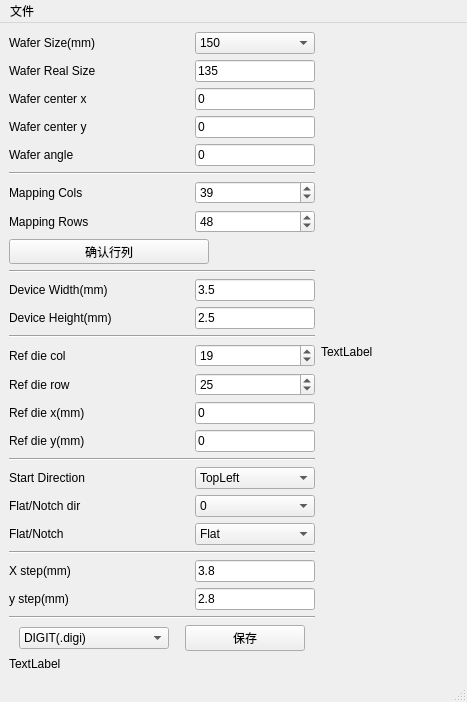
<?xml version="1.0" encoding="UTF-8"?>
<ui version="4.0">
 <class>MainWindow</class>
 <widget class="QMainWindow" name="MainWindow">
  <property name="geometry">
   <rect>
    <x>0</x>
    <y>0</y>
    <width>467</width>
    <height>670</height>
   </rect>
  </property>
  <property name="windowTitle">
   <string>MainWindow</string>
  </property>
  <widget class="QWidget" name="centralwidget">
   <layout class="QGridLayout" name="gridLayout">
    <item row="0" column="0">
     <layout class="QHBoxLayout" name="horizontalLayout">
      <item>
       <layout class="QVBoxLayout" name="verticalLayout_2">
        <property name="sizeConstraint">
         <enum>QLayout::SetDefaultConstraint</enum>
        </property>
        <item>
         <layout class="QHBoxLayout" name="horizontalLayout_4">
          <property name="sizeConstraint">
           <enum>QLayout::SetMinimumSize</enum>
          </property>
          <item>
           <widget class="QLabel" name="label_3">
            <property name="minimumSize">
             <size>
              <width>150</width>
              <height>0</height>
             </size>
            </property>
            <property name="maximumSize">
             <size>
              <width>180</width>
              <height>16777215</height>
             </size>
            </property>
            <property name="text">
             <string>Wafer Size(mm)</string>
            </property>
           </widget>
          </item>
          <item>
           <widget class="QComboBox" name="comboBox_waferSize">
            <property name="maximumSize">
             <size>
              <width>120</width>
              <height>16777215</height>
             </size>
            </property>
            <property name="currentIndex">
             <number>4</number>
            </property>
            <item>
             <property name="text">
              <string>50.8</string>
             </property>
            </item>
            <item>
             <property name="text">
              <string>76.2</string>
             </property>
            </item>
            <item>
             <property name="text">
              <string>100</string>
             </property>
            </item>
            <item>
             <property name="text">
              <string>125</string>
             </property>
            </item>
            <item>
             <property name="text">
              <string>150</string>
             </property>
            </item>
            <item>
             <property name="text">
              <string>200</string>
             </property>
            </item>
            <item>
             <property name="text">
              <string>300</string>
             </property>
            </item>
            <item>
             <property name="text">
              <string>450</string>
             </property>
            </item>
           </widget>
          </item>
         </layout>
        </item>
        <item>
         <layout class="QHBoxLayout" name="horizontalLayout_15">
          <item>
           <widget class="QLabel" name="label_14">
            <property name="minimumSize">
             <size>
              <width>150</width>
              <height>0</height>
             </size>
            </property>
            <property name="maximumSize">
             <size>
              <width>180</width>
              <height>16777215</height>
             </size>
            </property>
            <property name="text">
             <string>Wafer Real Size</string>
            </property>
           </widget>
          </item>
          <item>
           <widget class="QLineEdit" name="lineEdit_realSize">
            <property name="maximumSize">
             <size>
              <width>120</width>
              <height>16777215</height>
             </size>
            </property>
            <property name="text">
             <string>135</string>
            </property>
           </widget>
          </item>
         </layout>
        </item>
        <item>
         <layout class="QHBoxLayout" name="horizontalLayout_19">
          <item>
           <widget class="QLabel" name="label_18">
            <property name="minimumSize">
             <size>
              <width>150</width>
              <height>0</height>
             </size>
            </property>
            <property name="maximumSize">
             <size>
              <width>180</width>
              <height>16777215</height>
             </size>
            </property>
            <property name="text">
             <string>Wafer center x</string>
            </property>
           </widget>
          </item>
          <item>
           <widget class="QLineEdit" name="lineEdit_centerX">
            <property name="maximumSize">
             <size>
              <width>120</width>
              <height>16777215</height>
             </size>
            </property>
            <property name="text">
             <string>0</string>
            </property>
           </widget>
          </item>
         </layout>
        </item>
        <item>
         <layout class="QHBoxLayout" name="horizontalLayout_18">
          <item>
           <widget class="QLabel" name="label_17">
            <property name="minimumSize">
             <size>
              <width>150</width>
              <height>0</height>
             </size>
            </property>
            <property name="maximumSize">
             <size>
              <width>180</width>
              <height>16777215</height>
             </size>
            </property>
            <property name="text">
             <string>Wafer center y</string>
            </property>
           </widget>
          </item>
          <item>
           <widget class="QLineEdit" name="lineEdit_centerY">
            <property name="maximumSize">
             <size>
              <width>120</width>
              <height>16777215</height>
             </size>
            </property>
            <property name="text">
             <string>0</string>
            </property>
           </widget>
          </item>
         </layout>
        </item>
        <item>
         <layout class="QHBoxLayout" name="horizontalLayout_17">
          <item>
           <widget class="QLabel" name="label_16">
            <property name="minimumSize">
             <size>
              <width>150</width>
              <height>0</height>
             </size>
            </property>
            <property name="maximumSize">
             <size>
              <width>180</width>
              <height>16777215</height>
             </size>
            </property>
            <property name="text">
             <string>Wafer angle</string>
            </property>
           </widget>
          </item>
          <item>
           <widget class="QLineEdit" name="lineEdit_angle">
            <property name="maximumSize">
             <size>
              <width>120</width>
              <height>16777215</height>
             </size>
            </property>
            <property name="text">
             <string>0</string>
            </property>
           </widget>
          </item>
         </layout>
        </item>
        <item>
         <widget class="Line" name="line">
          <property name="orientation">
           <enum>Qt::Horizontal</enum>
          </property>
         </widget>
        </item>
        <item>
         <layout class="QHBoxLayout" name="horizontalLayout_2">
          <item>
           <widget class="QLabel" name="label">
            <property name="minimumSize">
             <size>
              <width>150</width>
              <height>0</height>
             </size>
            </property>
            <property name="maximumSize">
             <size>
              <width>180</width>
              <height>16777215</height>
             </size>
            </property>
            <property name="text">
             <string>Mapping Cols</string>
            </property>
           </widget>
          </item>
          <item>
           <widget class="QSpinBox" name="spinBox_mappingCol">
            <property name="minimumSize">
             <size>
              <width>120</width>
              <height>0</height>
             </size>
            </property>
            <property name="maximumSize">
             <size>
              <width>120</width>
              <height>16777215</height>
             </size>
            </property>
            <property name="maximum">
             <number>9999</number>
            </property>
            <property name="value">
             <number>39</number>
            </property>
           </widget>
          </item>
         </layout>
        </item>
        <item>
         <layout class="QHBoxLayout" name="horizontalLayout_3">
          <item>
           <widget class="QLabel" name="label_2">
            <property name="minimumSize">
             <size>
              <width>150</width>
              <height>0</height>
             </size>
            </property>
            <property name="maximumSize">
             <size>
              <width>180</width>
              <height>16777215</height>
             </size>
            </property>
            <property name="text">
             <string>Mapping Rows</string>
            </property>
           </widget>
          </item>
          <item>
           <widget class="QSpinBox" name="spinBox_mappingRow">
            <property name="minimumSize">
             <size>
              <width>120</width>
              <height>0</height>
             </size>
            </property>
            <property name="maximumSize">
             <size>
              <width>120</width>
              <height>16777215</height>
             </size>
            </property>
            <property name="maximum">
             <number>9999</number>
            </property>
            <property name="value">
             <number>48</number>
            </property>
           </widget>
          </item>
         </layout>
        </item>
        <item>
         <widget class="QPushButton" name="btn_sizeComform">
          <property name="minimumSize">
           <size>
            <width>0</width>
            <height>25</height>
           </size>
          </property>
          <property name="maximumSize">
           <size>
            <width>200</width>
            <height>16777215</height>
           </size>
          </property>
          <property name="text">
           <string>确认行列</string>
          </property>
         </widget>
        </item>
        <item>
         <widget class="Line" name="line_7">
          <property name="orientation">
           <enum>Qt::Horizontal</enum>
          </property>
         </widget>
        </item>
        <item>
         <layout class="QHBoxLayout" name="horizontalLayout_5">
          <item>
           <widget class="QLabel" name="label_4">
            <property name="minimumSize">
             <size>
              <width>150</width>
              <height>0</height>
             </size>
            </property>
            <property name="maximumSize">
             <size>
              <width>180</width>
              <height>16777215</height>
             </size>
            </property>
            <property name="text">
             <string>Device Width(mm)</string>
            </property>
           </widget>
          </item>
          <item>
           <widget class="QLineEdit" name="lineEdit_width">
            <property name="minimumSize">
             <size>
              <width>120</width>
              <height>0</height>
             </size>
            </property>
            <property name="maximumSize">
             <size>
              <width>120</width>
              <height>16777215</height>
             </size>
            </property>
            <property name="text">
             <string>3.5</string>
            </property>
           </widget>
          </item>
         </layout>
        </item>
        <item>
         <layout class="QHBoxLayout" name="horizontalLayout_6">
          <item>
           <widget class="QLabel" name="label_5">
            <property name="minimumSize">
             <size>
              <width>150</width>
              <height>0</height>
             </size>
            </property>
            <property name="maximumSize">
             <size>
              <width>180</width>
              <height>16777215</height>
             </size>
            </property>
            <property name="text">
             <string>Device Height(mm)</string>
            </property>
           </widget>
          </item>
          <item>
           <widget class="QLineEdit" name="lineEdit_height">
            <property name="minimumSize">
             <size>
              <width>120</width>
              <height>0</height>
             </size>
            </property>
            <property name="maximumSize">
             <size>
              <width>120</width>
              <height>16777215</height>
             </size>
            </property>
            <property name="text">
             <string>2.5</string>
            </property>
           </widget>
          </item>
         </layout>
        </item>
        <item>
         <widget class="Line" name="line_6">
          <property name="orientation">
           <enum>Qt::Horizontal</enum>
          </property>
         </widget>
        </item>
        <item>
         <layout class="QHBoxLayout" name="horizontalLayout_7">
          <property name="sizeConstraint">
           <enum>QLayout::SetFixedSize</enum>
          </property>
          <item>
           <widget class="QLabel" name="label_6">
            <property name="minimumSize">
             <size>
              <width>150</width>
              <height>0</height>
             </size>
            </property>
            <property name="maximumSize">
             <size>
              <width>180</width>
              <height>16777215</height>
             </size>
            </property>
            <property name="text">
             <string>Ref die col</string>
            </property>
           </widget>
          </item>
          <item>
           <widget class="QSpinBox" name="spinBox_refCol">
            <property name="maximumSize">
             <size>
              <width>120</width>
              <height>16777215</height>
             </size>
            </property>
            <property name="maximum">
             <number>9999</number>
            </property>
            <property name="value">
             <number>19</number>
            </property>
           </widget>
          </item>
         </layout>
        </item>
        <item>
         <layout class="QHBoxLayout" name="horizontalLayout_8">
          <item>
           <widget class="QLabel" name="label_7">
            <property name="minimumSize">
             <size>
              <width>150</width>
              <height>0</height>
             </size>
            </property>
            <property name="maximumSize">
             <size>
              <width>180</width>
              <height>16777215</height>
             </size>
            </property>
            <property name="text">
             <string>Ref die row</string>
            </property>
           </widget>
          </item>
          <item>
           <widget class="QSpinBox" name="spinBox_refRow">
            <property name="maximumSize">
             <size>
              <width>120</width>
              <height>16777215</height>
             </size>
            </property>
            <property name="maximum">
             <number>9999</number>
            </property>
            <property name="value">
             <number>25</number>
            </property>
           </widget>
          </item>
         </layout>
        </item>
        <item>
         <layout class="QHBoxLayout" name="horizontalLayout_9">
          <item>
           <widget class="QLabel" name="label_8">
            <property name="minimumSize">
             <size>
              <width>150</width>
              <height>0</height>
             </size>
            </property>
            <property name="maximumSize">
             <size>
              <width>180</width>
              <height>16777215</height>
             </size>
            </property>
            <property name="text">
             <string>Ref die x(mm)</string>
            </property>
           </widget>
          </item>
          <item>
           <widget class="QLineEdit" name="lineEdit_refX">
            <property name="minimumSize">
             <size>
              <width>120</width>
              <height>0</height>
             </size>
            </property>
            <property name="maximumSize">
             <size>
              <width>120</width>
              <height>16777215</height>
             </size>
            </property>
            <property name="text">
             <string>0</string>
            </property>
           </widget>
          </item>
         </layout>
        </item>
        <item>
         <layout class="QHBoxLayout" name="horizontalLayout_11">
          <item>
           <widget class="QLabel" name="label_9">
            <property name="minimumSize">
             <size>
              <width>150</width>
              <height>0</height>
             </size>
            </property>
            <property name="maximumSize">
             <size>
              <width>180</width>
              <height>16777215</height>
             </size>
            </property>
            <property name="text">
             <string>Ref die y(mm)</string>
            </property>
           </widget>
          </item>
          <item>
           <widget class="QLineEdit" name="lineEdit_refY">
            <property name="minimumSize">
             <size>
              <width>120</width>
              <height>0</height>
             </size>
            </property>
            <property name="maximumSize">
             <size>
              <width>120</width>
              <height>16777215</height>
             </size>
            </property>
            <property name="text">
             <string>0</string>
            </property>
           </widget>
          </item>
         </layout>
        </item>
        <item>
         <widget class="Line" name="line_4">
          <property name="orientation">
           <enum>Qt::Horizontal</enum>
          </property>
         </widget>
        </item>
        <item>
         <layout class="QHBoxLayout" name="horizontalLayout_16">
          <item>
           <widget class="QLabel" name="label_15">
            <property name="minimumSize">
             <size>
              <width>150</width>
              <height>0</height>
             </size>
            </property>
            <property name="maximumSize">
             <size>
              <width>180</width>
              <height>16777215</height>
             </size>
            </property>
            <property name="text">
             <string>Start Direction</string>
            </property>
           </widget>
          </item>
          <item>
           <widget class="QComboBox" name="comboBox_startDir">
            <property name="maximumSize">
             <size>
              <width>120</width>
              <height>16777215</height>
             </size>
            </property>
            <property name="currentIndex">
             <number>1</number>
            </property>
            <item>
             <property name="text">
              <string>BottomLeft</string>
             </property>
            </item>
            <item>
             <property name="text">
              <string>TopLeft</string>
             </property>
            </item>
            <item>
             <property name="text">
              <string>TopRight</string>
             </property>
            </item>
            <item>
             <property name="text">
              <string>BottomRight</string>
             </property>
            </item>
            <item>
             <property name="text">
              <string>Center</string>
             </property>
            </item>
           </widget>
          </item>
         </layout>
        </item>
        <item>
         <layout class="QHBoxLayout" name="horizontalLayout_12">
          <item>
           <widget class="QLabel" name="label_10">
            <property name="minimumSize">
             <size>
              <width>150</width>
              <height>0</height>
             </size>
            </property>
            <property name="maximumSize">
             <size>
              <width>180</width>
              <height>16777215</height>
             </size>
            </property>
            <property name="text">
             <string>Flat/Notch dir</string>
            </property>
           </widget>
          </item>
          <item>
           <widget class="QComboBox" name="comboBox_FlatNotchDir">
            <property name="minimumSize">
             <size>
              <width>120</width>
              <height>0</height>
             </size>
            </property>
            <property name="maximumSize">
             <size>
              <width>120</width>
              <height>16777215</height>
             </size>
            </property>
            <item>
             <property name="text">
              <string>0</string>
             </property>
            </item>
            <item>
             <property name="text">
              <string>90</string>
             </property>
            </item>
            <item>
             <property name="text">
              <string>180</string>
             </property>
            </item>
            <item>
             <property name="text">
              <string>270</string>
             </property>
            </item>
           </widget>
          </item>
         </layout>
        </item>
        <item>
         <layout class="QHBoxLayout" name="horizontalLayout_13">
          <item>
           <widget class="QLabel" name="label_11">
            <property name="minimumSize">
             <size>
              <width>150</width>
              <height>0</height>
             </size>
            </property>
            <property name="maximumSize">
             <size>
              <width>180</width>
              <height>16777215</height>
             </size>
            </property>
            <property name="text">
             <string>Flat/Notch</string>
            </property>
           </widget>
          </item>
          <item>
           <widget class="QComboBox" name="comboBox_FlatNotch">
            <property name="minimumSize">
             <size>
              <width>120</width>
              <height>0</height>
             </size>
            </property>
            <property name="maximumSize">
             <size>
              <width>120</width>
              <height>16777215</height>
             </size>
            </property>
            <item>
             <property name="text">
              <string>Flat</string>
             </property>
            </item>
            <item>
             <property name="text">
              <string>Notch</string>
             </property>
            </item>
           </widget>
          </item>
         </layout>
        </item>
        <item>
         <widget class="Line" name="line_3">
          <property name="orientation">
           <enum>Qt::Horizontal</enum>
          </property>
         </widget>
        </item>
        <item>
         <layout class="QHBoxLayout" name="horizontalLayout_10">
          <item>
           <widget class="QLabel" name="label_12">
            <property name="minimumSize">
             <size>
              <width>150</width>
              <height>0</height>
             </size>
            </property>
            <property name="maximumSize">
             <size>
              <width>180</width>
              <height>16777215</height>
             </size>
            </property>
            <property name="text">
             <string>X step(mm)</string>
            </property>
           </widget>
          </item>
          <item>
           <widget class="QLineEdit" name="lineEdit_xStep">
            <property name="minimumSize">
             <size>
              <width>120</width>
              <height>0</height>
             </size>
            </property>
            <property name="maximumSize">
             <size>
              <width>120</width>
              <height>16777215</height>
             </size>
            </property>
            <property name="text">
             <string>3.8</string>
            </property>
           </widget>
          </item>
         </layout>
        </item>
        <item>
         <layout class="QHBoxLayout" name="horizontalLayout_14">
          <item>
           <widget class="QLabel" name="label_13">
            <property name="minimumSize">
             <size>
              <width>150</width>
              <height>0</height>
             </size>
            </property>
            <property name="maximumSize">
             <size>
              <width>180</width>
              <height>16777215</height>
             </size>
            </property>
            <property name="text">
             <string>y step(mm)</string>
            </property>
           </widget>
          </item>
          <item>
           <widget class="QLineEdit" name="lineEdit_yStep">
            <property name="minimumSize">
             <size>
              <width>120</width>
              <height>0</height>
             </size>
            </property>
            <property name="maximumSize">
             <size>
              <width>120</width>
              <height>16777215</height>
             </size>
            </property>
            <property name="text">
             <string>2.8</string>
            </property>
           </widget>
          </item>
         </layout>
        </item>
        <item>
         <widget class="Line" name="line_2">
          <property name="orientation">
           <enum>Qt::Horizontal</enum>
          </property>
         </widget>
        </item>
        <item>
         <layout class="QHBoxLayout" name="horizontalLayout_20">
          <item>
           <widget class="QComboBox" name="comboBox_format">
            <property name="maximumSize">
             <size>
              <width>150</width>
              <height>16777215</height>
             </size>
            </property>
            <item>
             <property name="text">
              <string>DIGIT(.digi)</string>
             </property>
            </item>
            <item>
             <property name="text">
              <string>IBIS(.xml)</string>
             </property>
            </item>
            <item>
             <property name="text">
              <string>SINF(.sinf)</string>
             </property>
            </item>
            <item>
             <property name="text">
              <string>ASY(.asy)</string>
             </property>
            </item>
            <item>
             <property name="text">
              <string>KLARF(.klarf)</string>
             </property>
            </item>
            <item>
             <property name="text">
              <string>STIF(.stif)</string>
             </property>
            </item>
            <item>
             <property name="text">
              <string>SEMI E142(.xml)</string>
             </property>
            </item>
           </widget>
          </item>
          <item>
           <widget class="QPushButton" name="btn_saveMapping">
            <property name="maximumSize">
             <size>
              <width>120</width>
              <height>16777215</height>
             </size>
            </property>
            <property name="text">
             <string>保存</string>
            </property>
           </widget>
          </item>
         </layout>
        </item>
        <item>
         <widget class="QLabel" name="label_info">
          <property name="maximumSize">
           <size>
            <width>250</width>
            <height>16777215</height>
           </size>
          </property>
          <property name="text">
           <string>TextLabel</string>
          </property>
         </widget>
        </item>
        <item>
         <spacer name="verticalSpacer">
          <property name="orientation">
           <enum>Qt::Vertical</enum>
          </property>
          <property name="sizeHint" stdset="0">
           <size>
            <width>20</width>
            <height>40</height>
           </size>
          </property>
         </spacer>
        </item>
       </layout>
      </item>
      <item>
       <layout class="QVBoxLayout" name="verticalLayout">
        <item>
         <widget class="QLabel" name="label_infoView">
          <property name="text">
           <string>TextLabel</string>
          </property>
         </widget>
        </item>
       </layout>
      </item>
     </layout>
    </item>
   </layout>
  </widget>
  <widget class="QMenuBar" name="menubar">
   <property name="geometry">
    <rect>
     <x>0</x>
     <y>0</y>
     <width>467</width>
     <height>17</height>
    </rect>
   </property>
   <widget class="QMenu" name="menu">
    <property name="title">
     <string>文件</string>
    </property>
    <addaction name="actionOpen"/>
    <addaction name="actionSave"/>
   </widget>
   <addaction name="menu"/>
  </widget>
  <widget class="QStatusBar" name="statusbar"/>
  <action name="actionOpen">
   <property name="text">
    <string>Open</string>
   </property>
  </action>
  <action name="actionSave">
   <property name="text">
    <string>Save</string>
   </property>
  </action>
 </widget>
 <resources/>
 <connections/>
</ui>
